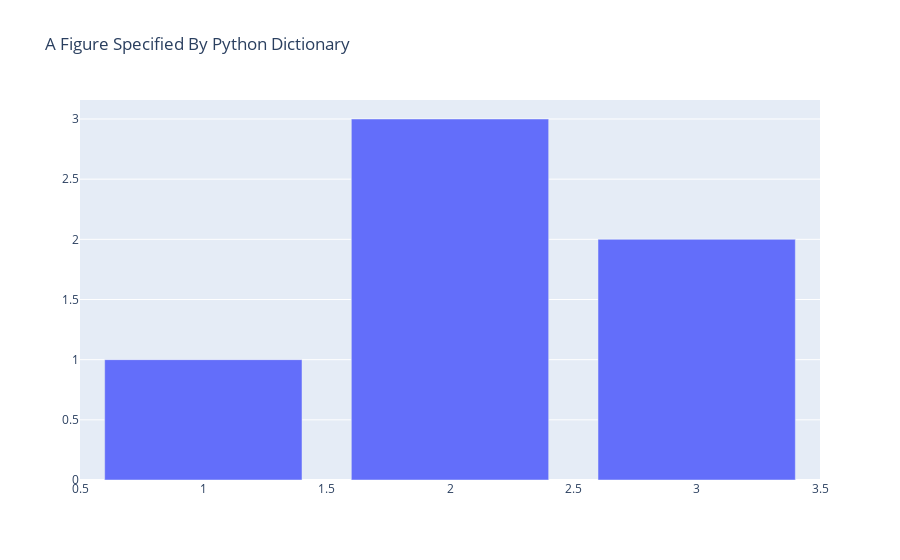

Write notebook code for a chart like this one.
### Code cell
import plotly.graph_objects as go
import orca
import plotly

#%%
fig = dict({
    "data": [{"type": "bar",
              "x": [1, 2, 3],
              "y": [1, 3, 2]}],
    "layout": {"title": {"text": "A Figure Specified By Python Dictionary"}}
})

#%%
import plotly.io as pio

pio.show(fig)

#%%
plotly.io.orca.config.executable = '/path/to/orca'
plotly.io.orca.config.save()

#%%

pio.write_image(fig,"images/fig1.png")

### Figure 1 — Plotly figure (JSON) as saved in the notebook; plotly's stock layout.template omitted (floating-point values rounded to 4 significant figures)
{"data": [{"type": "bar", "x": [1, 2, 3], "y": [1, 3, 2]}], "layout": {"title": {"text": "A Figure Specified By Python Dictionary"}}}
